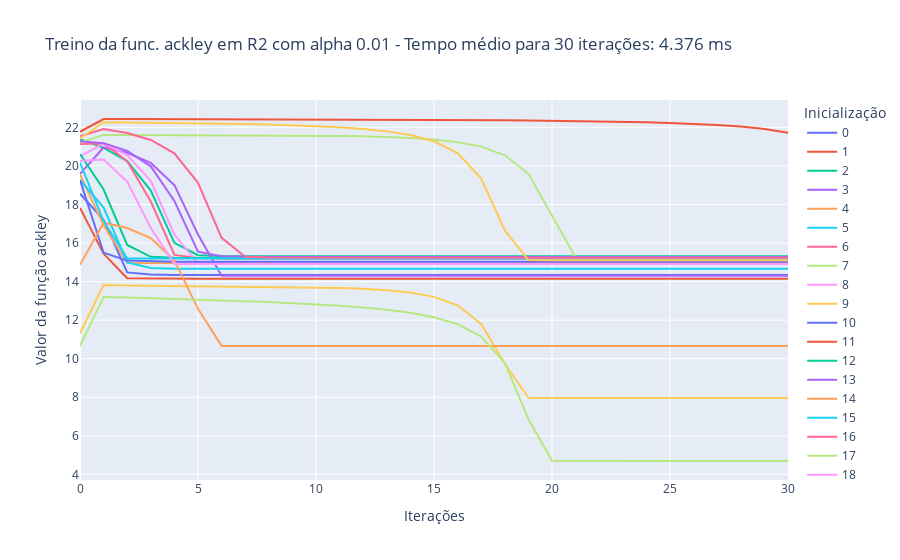

Notebook cell for this chart:
### Markdown cell above
Caso 3.1: $\alpha$ = 0.01, treinamento por 30 iterações

### Code cell
treina_gradiente(1e-2, 2, 'ackley', 30)

### Figure 1 — Plotly figure (JSON) as saved in the notebook; plotly's stock layout.template omitted (floating-point values rounded to 4 significant figures)
{"data": [{"hovertemplate": "variable=0<br>index=%{x}<br>value=%{y}<extra></extra>", "legendgroup": "0", "line": {"color": "#636efa", "dash": "solid"}, "marker": {"symbol": "circle"}, "mode": "lines", "name": "0", "orientation": "v", "showlegend": true, "type": "scatter", "x": [0, 1, 2, 3, 4, 5, 6, 7, 8, 9, 10, 11, 12, 13, 14, 15, 16, 17, 18, 19, 20, 21, 22, 23, 24, 25, 26, 27, 28, 29, 30], "xaxis": "x", "y": [18.56, 17.2, 14.48, 14.36, 14.35, 14.34, 14.34, 14.34, 14.34, 14.34, 14.34, 14.34, 14.34, 14.34, 14.34, 14.34, 14.34, 14.34, 14.34, 14.34, 14.34, 14.34, 14.34, 14.34, 14.34, 14.34, 14.34, 14.34, 14.34, 14.34, 14.34], "yaxis": "y"}, {"hovertemplate": "variable=1<br>index=%{x}<br>value=%{y}<extra></extra>", "legendgroup": "1", "line": {"color": "#EF553B", "dash": "solid"}, "marker": {"symbol": "circle"}, "mode": "lines", "name": "1", "orientation": "v", "showlegend": true, "type": "scatter", "x": [0, 1, 2, 3, 4, 5, 6, 7, 8, 9, 10, 11, 12, 13, 14, 15, 16, 17, 18, 19, 20, 21, 22, 23, 24, 25, 26, 27, 28, 29, 30], "xaxis": "x", "y": [17.82, 15.44, 14.17, 14.15, 14.15, 14.15, 14.15, 14.15, 14.15, 14.15, 14.15, 14.15, 14.15, 14.15, 14.15, 14.15, 14.15, 14.15, 14.15, 14.15, 14.15, 14.15, 14.15, 14.15, 14.15, 14.15, 14.15, 14.15, 14.15, 14.15, 14.15], "yaxis": "y"}, {"hovertemplate": "variable=2<br>index=%{x}<br>value=%{y}<extra></extra>", "legendgroup": "2", "line": {"color": "#00cc96", "dash": "solid"}, "marker": {"symbol": "circle"}, "mode": "lines", "name": "2", "orientation": "v", "showlegend": true, "type": "scatter", "x": [0, 1, 2, 3, 4, 5, 6, 7, 8, 9, 10, 11, 12, 13, 14, 15, 16, 17, 18, 19, 20, 21, 22, 23, 24, 25, 26, 27, 28, 29, 30], "xaxis": "x", "y": [21.38, 20.94, 20.25, 18.72, 16.01, 15.37, 15.32, 15.31, 15.31, 15.31, 15.31, 15.31, 15.31, 15.31, 15.31, 15.31, 15.31, 15.31, 15.31, 15.31, 15.31, 15.31, 15.31, 15.31, 15.31, 15.31, 15.31, 15.31, 15.31, 15.31, 15.31], "yaxis": "y"}, {"hovertemplate": "variable=3<br>index=%{x}<br>value=%{y}<extra></extra>", "legendgroup": "3", "line": {"color": "#ab63fa", "dash": "solid"}, "marker": {"symbol": "circle"}, "mode": "lines", "name": "3", "orientation": "v", "showlegend": true, "type": "scatter", "x": [0, 1, 2, 3, 4, 5, 6, 7, 8, 9, 10, 11, 12, 13, 14, 15, 16, 17, 18, 19, 20, 21, 22, 23, 24, 25, 26, 27, 28, 29, 30], "xaxis": "x", "y": [19.58, 20.96, 20.68, 20.15, 19.0, 16.44, 14.31, 14.31, 14.31, 14.31, 14.31, 14.31, 14.31, 14.31, 14.31, 14.31, 14.31, 14.31, 14.31, 14.31, 14.31, 14.31, 14.31, 14.31, 14.31, 14.31, 14.31, 14.31, 14.31, 14.31, 14.31], "yaxis": "y"}, {"hovertemplate": "variable=4<br>index=%{x}<br>value=%{y}<extra></extra>", "legendgroup": "4", "line": {"color": "#FFA15A", "dash": "solid"}, "marker": {"symbol": "circle"}, "mode": "lines", "name": "4", "orientation": "v", "showlegend": true, "type": "scatter", "x": [0, 1, 2, 3, 4, 5, 6, 7, 8, 9, 10, 11, 12, 13, 14, 15, 16, 17, 18, 19, 20, 21, 22, 23, 24, 25, 26, 27, 28, 29, 30], "xaxis": "x", "y": [19.56, 16.92, 14.96, 14.96, 14.96, 14.96, 14.96, 14.96, 14.96, 14.96, 14.96, 14.96, 14.96, 14.96, 14.96, 14.96, 14.96, 14.96, 14.96, 14.96, 14.96, 14.96, 14.96, 14.96, 14.96, 14.96, 14.96, 14.96, 14.96, 14.96, 14.96], "yaxis": "y"}, {"hovertemplate": "variable=5<br>index=%{x}<br>value=%{y}<extra></extra>", "legendgroup": "5", "line": {"color": "#19d3f3", "dash": "solid"}, "marker": {"symbol": "circle"}, "mode": "lines", "name": "5", "orientation": "v", "showlegend": true, "type": "scatter", "x": [0, 1, 2, 3, 4, 5, 6, 7, 8, 9, 10, 11, 12, 13, 14, 15, 16, 17, 18, 19, 20, 21, 22, 23, 24, 25, 26, 27, 28, 29, 30], "xaxis": "x", "y": [19.27, 17.84, 14.99, 14.71, 14.67, 14.66, 14.66, 14.66, 14.66, 14.66, 14.66, 14.66, 14.66, 14.66, 14.66, 14.66, 14.66, 14.66, 14.66, 14.66, 14.66, 14.66, 14.66, 14.66, 14.66, 14.66, 14.66, 14.66, 14.66, 14.66, 14.66], "yaxis": "y"}, {"hovertemplate": "variable=6<br>index=%{x}<br>value=%{y}<extra></extra>", "legendgroup": "6", "line": {"color": "#FF6692", "dash": "solid"}, "marker": {"symbol": "circle"}, "mode": "lines", "name": "6", "orientation": "v", "showlegend": true, "type": "scatter", "x": [0, 1, 2, 3, 4, 5, 6, 7, 8, 9, 10, 11, 12, 13, 14, 15, 16, 17, 18, 19, 20, 21, 22, 23, 24, 25, 26, 27, 28, 29, 30], "xaxis": "x", "y": [21.13, 21.16, 20.25, 18.15, 15.38, 15.23, 15.2, 15.2, 15.2, 15.2, 15.2, 15.2, 15.2, 15.2, 15.2, 15.2, 15.2, 15.2, 15.2, 15.2, 15.2, 15.2, 15.2, 15.2, 15.2, 15.2, 15.2, 15.2, 15.2, 15.2, 15.2], "yaxis": "y"}, {"hovertemplate": "variable=7<br>index=%{x}<br>value=%{y}<extra></extra>", "legendgroup": "7", "line": {"color": "#B6E880", "dash": "solid"}, "marker": {"symbol": "circle"}, "mode": "lines", "name": "7", "orientation": "v", "showlegend": true, "type": "scatter", "x": [0, 1, 2, 3, 4, 5, 6, 7, 8, 9, 10, 11, 12, 13, 14, 15, 16, 17, 18, 19, 20, 21, 22, 23, 24, 25, 26, 27, 28, 29, 30], "xaxis": "x", "y": [21.21, 21.61, 21.61, 21.6, 21.6, 21.6, 21.6, 21.59, 21.59, 21.58, 21.57, 21.56, 21.53, 21.5, 21.45, 21.37, 21.23, 21.0, 20.55, 19.59, 17.44, 15.25, 15.23, 15.23, 15.22, 15.22, 15.22, 15.22, 15.22, 15.22, 15.22], "yaxis": "y"}, {"hovertemplate": "variable=8<br>index=%{x}<br>value=%{y}<extra></extra>", "legendgroup": "8", "line": {"color": "#FF97FF", "dash": "solid"}, "marker": {"symbol": "circle"}, "mode": "lines", "name": "8", "orientation": "v", "showlegend": true, "type": "scatter", "x": [0, 1, 2, 3, 4, 5, 6, 7, 8, 9, 10, 11, 12, 13, 14, 15, 16, 17, 18, 19, 20, 21, 22, 23, 24, 25, 26, 27, 28, 29, 30], "xaxis": "x", "y": [20.49, 21.16, 20.57, 19.23, 16.44, 14.94, 14.92, 14.92, 14.92, 14.92, 14.92, 14.92, 14.92, 14.92, 14.92, 14.92, 14.92, 14.92, 14.92, 14.92, 14.92, 14.92, 14.92, 14.92, 14.92, 14.92, 14.92, 14.92, 14.92, 14.92, 14.92], "yaxis": "y"}, {"hovertemplate": "variable=9<br>index=%{x}<br>value=%{y}<extra></extra>", "legendgroup": "9", "line": {"color": "#FECB52", "dash": "solid"}, "marker": {"symbol": "circle"}, "mode": "lines", "name": "9", "orientation": "v", "showlegend": true, "type": "scatter", "x": [0, 1, 2, 3, 4, 5, 6, 7, 8, 9, 10, 11, 12, 13, 14, 15, 16, 17, 18, 19, 20, 21, 22, 23, 24, 25, 26, 27, 28, 29, 30], "xaxis": "x", "y": [11.32, 13.82, 13.8, 13.79, 13.78, 13.77, 13.76, 13.75, 13.74, 13.72, 13.7, 13.67, 13.63, 13.55, 13.43, 13.21, 12.77, 11.81, 9.737, 7.979, 7.968, 7.97, 7.968, 7.969, 7.968, 7.969, 7.969, 7.969, 7.969, 7.969, 7.969], "yaxis": "y"}, {"hovertemplate": "variable=10<br>index=%{x}<br>value=%{y}<extra></extra>", "legendgroup": "10", "line": {"color": "#636efa", "dash": "solid"}, "marker": {"symbol": "circle"}, "mode": "lines", "name": "10", "orientation": "v", "showlegend": true, "type": "scatter", "x": [0, 1, 2, 3, 4, 5, 6, 7, 8, 9, 10, 11, 12, 13, 14, 15, 16, 17, 18, 19, 20, 21, 22, 23, 24, 25, 26, 27, 28, 29, 30], "xaxis": "x", "y": [19.27, 15.5, 15.09, 15.04, 15.03, 15.03, 15.03, 15.03, 15.03, 15.03, 15.03, 15.03, 15.03, 15.03, 15.03, 15.03, 15.03, 15.03, 15.03, 15.03, 15.03, 15.03, 15.03, 15.03, 15.03, 15.03, 15.03, 15.03, 15.03, 15.03, 15.03], "yaxis": "y"}, {"hovertemplate": "variable=11<br>index=%{x}<br>value=%{y}<extra></extra>", "legendgroup": "11", "line": {"color": "#EF553B", "dash": "solid"}, "marker": {"symbol": "circle"}, "mode": "lines", "name": "11", "orientation": "v", "showlegend": true, "type": "scatter", "x": [0, 1, 2, 3, 4, 5, 6, 7, 8, 9, 10, 11, 12, 13, 14, 15, 16, 17, 18, 19, 20, 21, 22, 23, 24, 25, 26, 27, 28, 29, 30], "xaxis": "x", "y": [21.77, 22.43, 22.43, 22.43, 22.43, 22.42, 22.42, 22.42, 22.42, 22.41, 22.41, 22.41, 22.4, 22.4, 22.39, 22.38, 22.38, 22.37, 22.36, 22.35, 22.34, 22.32, 22.31, 22.29, 22.26, 22.23, 22.18, 22.12, 22.04, 21.92, 21.72], "yaxis": "y"}, {"hovertemplate": "variable=12<br>index=%{x}<br>value=%{y}<extra></extra>", "legendgroup": "12", "line": {"color": "#00cc96", "dash": "solid"}, "marker": {"symbol": "circle"}, "mode": "lines", "name": "12", "orientation": "v", "showlegend": true, "type": "scatter", "x": [0, 1, 2, 3, 4, 5, 6, 7, 8, 9, 10, 11, 12, 13, 14, 15, 16, 17, 18, 19, 20, 21, 22, 23, 24, 25, 26, 27, 28, 29, 30], "xaxis": "x", "y": [20.62, 18.77, 15.9, 15.29, 15.24, 15.23, 15.23, 15.23, 15.23, 15.23, 15.23, 15.23, 15.23, 15.23, 15.23, 15.23, 15.23, 15.23, 15.23, 15.23, 15.23, 15.23, 15.23, 15.23, 15.23, 15.23, 15.23, 15.23, 15.23, 15.23, 15.23], "yaxis": "y"}, {"hovertemplate": "variable=13<br>index=%{x}<br>value=%{y}<extra></extra>", "legendgroup": "13", "line": {"color": "#ab63fa", "dash": "solid"}, "marker": {"symbol": "circle"}, "mode": "lines", "name": "13", "orientation": "v", "showlegend": true, "type": "scatter", "x": [0, 1, 2, 3, 4, 5, 6, 7, 8, 9, 10, 11, 12, 13, 14, 15, 16, 17, 18, 19, 20, 21, 22, 23, 24, 25, 26, 27, 28, 29, 30], "xaxis": "x", "y": [21.28, 21.17, 20.78, 19.98, 18.18, 15.55, 15.31, 15.28, 15.27, 15.27, 15.27, 15.27, 15.27, 15.27, 15.27, 15.27, 15.27, 15.27, 15.27, 15.27, 15.27, 15.27, 15.27, 15.27, 15.27, 15.27, 15.27, 15.27, 15.27, 15.27, 15.27], "yaxis": "y"}, {"hovertemplate": "variable=14<br>index=%{x}<br>value=%{y}<extra></extra>", "legendgroup": "14", "line": {"color": "#FFA15A", "dash": "solid"}, "marker": {"symbol": "circle"}, "mode": "lines", "name": "14", "orientation": "v", "showlegend": true, "type": "scatter", "x": [0, 1, 2, 3, 4, 5, 6, 7, 8, 9, 10, 11, 12, 13, 14, 15, 16, 17, 18, 19, 20, 21, 22, 23, 24, 25, 26, 27, 28, 29, 30], "xaxis": "x", "y": [14.87, 17.05, 16.78, 16.25, 15.1, 12.59, 10.67, 10.66, 10.66, 10.66, 10.66, 10.66, 10.66, 10.66, 10.66, 10.66, 10.66, 10.66, 10.66, 10.66, 10.66, 10.66, 10.66, 10.66, 10.66, 10.66, 10.66, 10.66, 10.66, 10.66, 10.66], "yaxis": "y"}, {"hovertemplate": "variable=15<br>index=%{x}<br>value=%{y}<extra></extra>", "legendgroup": "15", "line": {"color": "#19d3f3", "dash": "solid"}, "marker": {"symbol": "circle"}, "mode": "lines", "name": "15", "orientation": "v", "showlegend": true, "type": "scatter", "x": [0, 1, 2, 3, 4, 5, 6, 7, 8, 9, 10, 11, 12, 13, 14, 15, 16, 17, 18, 19, 20, 21, 22, 23, 24, 25, 26, 27, 28, 29, 30], "xaxis": "x", "y": [20.17, 17.14, 15.2, 15.2, 15.2, 15.2, 15.2, 15.2, 15.2, 15.2, 15.2, 15.2, 15.2, 15.2, 15.2, 15.2, 15.2, 15.2, 15.2, 15.2, 15.2, 15.2, 15.2, 15.2, 15.2, 15.2, 15.2, 15.2, 15.2, 15.2, 15.2], "yaxis": "y"}, {"hovertemplate": "variable=16<br>index=%{x}<br>value=%{y}<extra></extra>", "legendgroup": "16", "line": {"color": "#FF6692", "dash": "solid"}, "marker": {"symbol": "circle"}, "mode": "lines", "name": "16", "orientation": "v", "showlegend": true, "type": "scatter", "x": [0, 1, 2, 3, 4, 5, 6, 7, 8, 9, 10, 11, 12, 13, 14, 15, 16, 17, 18, 19, 20, 21, 22, 23, 24, 25, 26, 27, 28, 29, 30], "xaxis": "x", "y": [21.54, 21.91, 21.7, 21.35, 20.65, 19.13, 16.27, 15.29, 15.25, 15.24, 15.24, 15.24, 15.24, 15.24, 15.24, 15.24, 15.24, 15.24, 15.24, 15.24, 15.24, 15.24, 15.24, 15.24, 15.24, 15.24, 15.24, 15.24, 15.24, 15.24, 15.24], "yaxis": "y"}, {"hovertemplate": "variable=17<br>index=%{x}<br>value=%{y}<extra></extra>", "legendgroup": "17", "line": {"color": "#B6E880", "dash": "solid"}, "marker": {"symbol": "circle"}, "mode": "lines", "name": "17", "orientation": "v", "showlegend": true, "type": "scatter", "x": [0, 1, 2, 3, 4, 5, 6, 7, 8, 9, 10, 11, 12, 13, 14, 15, 16, 17, 18, 19, 20, 21, 22, 23, 24, 25, 26, 27, 28, 29, 30], "xaxis": "x", "y": [10.66, 13.2, 13.17, 13.14, 13.1, 13.07, 13.03, 12.99, 12.94, 12.88, 12.82, 12.74, 12.65, 12.54, 12.38, 12.15, 11.8, 11.15, 9.787, 6.877, 4.709, 4.696, 4.698, 4.697, 4.697, 4.697, 4.697, 4.697, 4.697, 4.697, 4.697], "yaxis": "y"}, {"hovertemplate": "variable=18<br>index=%{x}<br>value=%{y}<extra></extra>", "legendgroup": "18", "line": {"color": "#FF97FF", "dash": "solid"}, "marker": {"symbol": "circle"}, "mode": "lines", "name": "18", "orientation": "v", "showlegend": true, "type": "scatter", "x": [0, 1, 2, 3, 4, 5, 6, 7, 8, 9, 10, 11, 12, 13, 14, 15, 16, 17, 18, 19, 20, 21, 22, 23, 24, 25, 26, 27, 28, 29, 30], "xaxis": "x", "y": [20.26, 20.33, 19.18, 16.78, 14.92, 14.92, 14.92, 14.92, 14.92, 14.92, 14.92, 14.92, 14.92, 14.92, 14.92, 14.92, 14.92, 14.92, 14.92, 14.92, 14.92, 14.92, 14.92, 14.92, 14.92, 14.92, 14.92, 14.92, 14.92, 14.92, 14.92], "yaxis": "y"}, {"hovertemplate": "variable=19<br>index=%{x}<br>value=%{y}<extra></extra>", "legendgroup": "19", "line": {"color": "#FECB52", "dash": "solid"}, "marker": {"symbol": "circle"}, "mode": "lines", "name": "19", "orientation": "v", "showlegend": true, "type": "scatter", "x": [0, 1, 2, 3, 4, 5, 6, 7, 8, 9, 10, 11, 12, 13, 14, 15, 16, 17, 18, 19, 20, 21, 22, 23, 24, 25, 26, 27, 28, 29, 30], "xaxis": "x", "y": [21.43, 22.26, 22.25, 22.24, 22.23, 22.21, 22.19, 22.17, 22.14, 22.11, 22.06, 22.0, 21.91, 21.79, 21.6, 21.28, 20.66, 19.34, 16.65, 15.11, 15.1, 15.1, 15.1, 15.1, 15.1, 15.1, 15.1, 15.1, 15.1, 15.1, 15.1], "yaxis": "y"}], "layout": {"legend": {"title": {"text": "Inicialização"}, "tracegroupgap": 0}, "title": {"text": "Treino da func. ackley em R2 com alpha 0.01 - Tempo médio para 30 iterações: 4.376 ms"}, "xaxis": {"anchor": "y", "domain": [0, 1], "title": {"text": "Iterações"}}, "yaxis": {"anchor": "x", "domain": [0, 1], "title": {"text": "Valor da função ackley"}}}}
